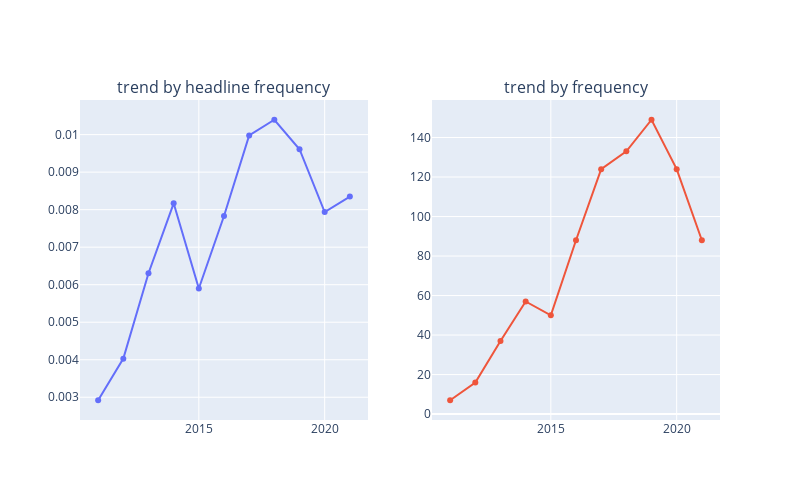

This figure's notebook cell:
### Code cell
import plotly.express as px
import plotly.graph_objects as go
from plotly.subplots import make_subplots

word = 'abuse'
country = 'UK'

fig = make_subplots(rows = 1, cols = 2, subplot_titles=("trend by headline frequency", "trend by frequency"))

df1 = df_freq[(df_freq['word']== word) & (df_freq['country']==country)]
df1 = df1[(df1['year']>2010)]

fig.add_trace(go.Scatter( x = df1['year'], y=df1['freq_prop_headlines']), row=1, col=1 )
fig.add_trace(go.Scatter( x = df1['year'], y=df1['frequency']), row=1, col=2 )

fig.update_layout(height = 500, width = 800, showlegend = False)

#fig = px.line(df1.sort_values(by = 'time', ascending = False), x = 'time', y ='prop_frequency')
fig.show()

### Figure 1 — Plotly figure (JSON) as saved in the notebook; plotly's stock layout.template omitted (floating-point values rounded to 4 significant figures)
{"data": [{"type": "scatter", "x": [2011, 2012, 2013, 2014, 2015, 2016, 2017, 2018, 2019, 2020, 2021], "xaxis": "x", "y": [0.00292, 0.004029, 0.006304, 0.00817, 0.005898, 0.007831, 0.009979, 0.0104, 0.00961, 0.007938, 0.00835], "yaxis": "y"}, {"type": "scatter", "x": [2011, 2012, 2013, 2014, 2015, 2016, 2017, 2018, 2019, 2020, 2021], "xaxis": "x2", "y": [7, 16, 37, 57, 50, 88, 124, 133, 149, 124, 88], "yaxis": "y2"}], "layout": {"annotations": [{"font": {"size": 16}, "showarrow": false, "text": "trend by headline frequency", "x": 0.225, "xanchor": "center", "xref": "paper", "y": 1, "yanchor": "bottom", "yref": "paper"}, {"font": {"size": 16}, "showarrow": false, "text": "trend by frequency", "x": 0.775, "xanchor": "center", "xref": "paper", "y": 1, "yanchor": "bottom", "yref": "paper"}], "height": 500, "showlegend": false, "width": 800, "xaxis": {"anchor": "y", "autorange": true, "domain": [0, 0.45], "range": [2010.0, 2022.0], "type": "linear"}, "xaxis2": {"anchor": "y2", "autorange": true, "domain": [0.55, 1], "range": [2010.0, 2022.0], "type": "linear"}, "yaxis": {"anchor": "x", "autorange": true, "domain": [0, 1], "range": [0.002394, 0.01092], "type": "linear"}, "yaxis2": {"anchor": "x2", "autorange": true, "domain": [0, 1], "range": [-2.998, 159.0], "type": "linear"}}}
